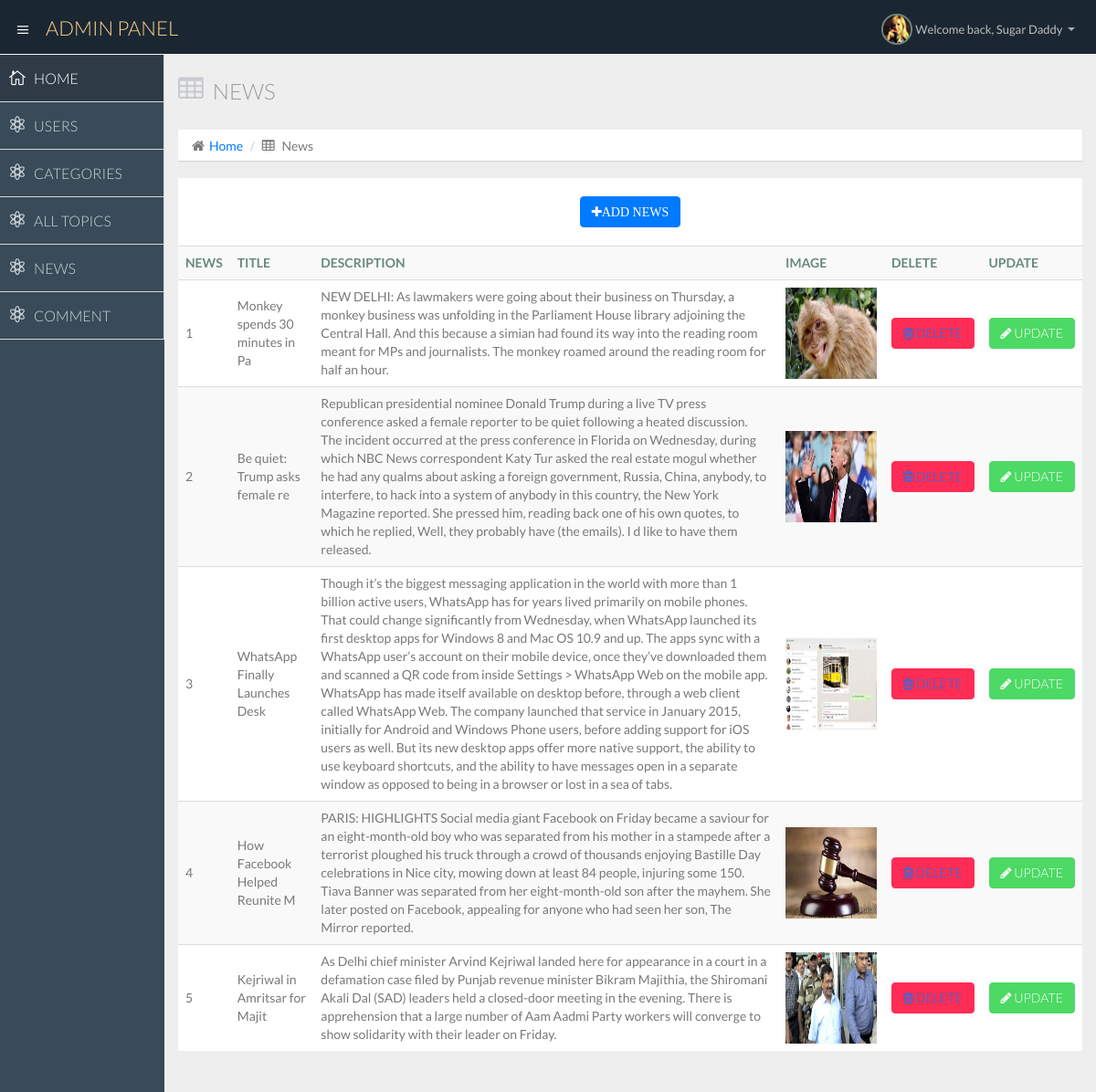
Screenshot of /admin/news.php (signed in) with the database file from the repository.
### tables this page shows
CREATE TABLE `tbl_news` (
  `news_id` int(11) NOT NULL,
  `news_title` varchar(30) NOT NULL,
  `news_description` text NOT NULL,
  `news_image` text NOT NULL,
  `news_addedon` date NOT NULL
);

### admin/news.php (the view, shortened to what this page needs)
<?php
if($_SESSION['login']==true)
{?>
<!DOCTYPE html>
<html lang="en">
  <head>
    <link href="css/bootstrap.min.css" rel="stylesheet">
    <link href="css/bootstrap-theme.css" rel="stylesheet">
    <link href="css/elegant-icons-style.css" rel="stylesheet" />
    <link href="css/font-awesome.min.css" rel="stylesheet" />
    <link href="css/style.css" rel="stylesheet">
    <link href="css/style-responsive.css" rel="stylesheet" />
  </head>
  <body>
  <section id="container" class="">
  <?php include "header.php"; ?>
      <aside>
          <div id="sidebar"  class="nav-collapse ">
              <ul class="sidebar-menu">
                  <li class="active">
                      <a class="" href="home.php">
                          <i class="icon_house_alt"></i>
                          <span>HOME</span>
                      </a>
                  </li>
				    <li>
                      <a class="" href="user.php">
                          <i class="icon_genius"></i>
                          <span>  USERS </span>
                      </a>
                  </li>
				  	    <li>
                      <a class="" href="category.php">
                          <i class="icon_genius"></i>
                          <span>CATEGORIES</span>
                      </a>
                  </li>
				   <li>
                      <a class="" href="topics.php">
                          <i class="icon_genius"></i>
                          <span>ALL TOPICS</span>
                      </a>
                  </li>
				   <li>
                      <a class="" href="news.php">
                          <i class="icon_genius"></i>
                          <span>NEWS</span>
                      </a>
                  </li>
                  <li>
                      <a class="" href="comment.php">
                          <i class="icon_genius"></i>
                          <span>COMMENT</span>
                      </a>
                  </li>
              </ul>
          </div>
      </aside>
  <?php
	include "connection.php";
$r="select * from tbl_news";
$rs=mysqli_query($conn ,$r);
?>
      <section id="main-content">
          <section class="wrapper">
		  <div class="row">
				<div class="col-lg-12">
			<h3 class="page-header"><i class="fa fa-table"></i> NEWS</h3>
					<ol class="breadcrumb">
						<li><i class="fa fa-home"></i><a href="home.php">Home</a></li>
						<li><i class="fa fa-table"></i> News </li>
					</ol>
				</div>
			</div>
	   <div class="row">
                  <div class="col-lg-12">
                      <section class="panel">
?> <br>
<center><a href="addnews.php"> <button type="submit" class="btn btn-primary"><i class="fa fa-plus">ADD NEWS </i></button></a></center> <br>
	   <table class="table table-striped table-advance table-hover">
                           <tbody>
                              <tr>
								<th> NEWS </th>
								<th> TITLE</th>
								<th>  DESCRIPTION</th>
								<th>  IMAGE</th>
								<th> DELETE</th>
								<th>UPDATE </th>
							</tr>
 <?php
while($row=mysqli_fetch_assoc($rs))
		{
		?>
		<tr>
		                 <td> <?php echo $row['news_id']; ?> </td>
						  <td> <?php echo $row['news_title']; ?>  </td>
						  <td> <?php echo $row['news_description']; ?>  </td>
						  <td> <img src="<?php echo $row['news_image']; ?>" width="100px" height="100px"/>  </td>
						 <td> <a href="deletenews.php?id= <?php echo $row['news_id'];?>" >   <button class="btn btn-danger"> <i class="fa fa-trash-o"> </i> DELETE </a> </button></td>
						 <td> <a href="updatenews.php?id= <?php echo $row['news_id'];?>" > <button class="btn btn-success"> <i class="fa fa-pencil"> </i> UPDATE </button></a> </td>
		 </tr>
		 <?php
		}
 ?>
                          </tbody>
                        </table>
                      </section>
                  </div>
              </div>
          </section>
      </section>
  </section>
  </body>
</html>
<?php
}
else {
	header("location:index.php?msg=login");
}

### rows the page displays
tbl_news: news_id "1", news_title "Monkey spends 30 minutes in Pa", news_description "NEW DELHI: As lawmakers were going about their business on Thursday, a monkey business was unfolding in the Parliament House library adjoining the Central Hall. And this because a simian had found its way into the reading room meant for MPs and journalists. The monkey roamed around the reading room for half an hour.", news_image (picture)
tbl_news: news_id "2", news_title "Be quiet: Trump asks female re", news_description "Republican presidential nominee Donald Trump during a live TV press conference asked a female reporter to be quiet following a heated discussion. The incident occurred at the press conference in Florida on Wednesday, during which NBC News correspondent Katy Tur asked the real estate mogul whether he had any qualms about asking a foreign government, Russia, China, anybody, to interfere, to hack into a system of anybody in this country, the New York Magazine reported. She pressed him, reading back one of his own quotes, to which he replied, Well, they probably have (the emails). I d like to have them released.", news_image (picture)
tbl_news: news_id "3", news_title "WhatsApp Finally Launches Desk", news_description "Though it’s the biggest messaging application in the world with more than 1 billion active users, WhatsApp has for years lived primarily on mobile phones. That could change significantly from Wednesday, when WhatsApp launched its first desktop apps for Windows 8 and Mac OS 10.9 and up. The apps sync with a WhatsApp user’s account on their mobile device, once they’ve downloaded them and scanned a QR code from inside Settings > WhatsApp Web on the mobile app. WhatsApp has made itself available on desktop before, through a web client called WhatsApp Web. The company launched that service in January 2015, initially for Android and Windows Phone users, before adding support for iOS users as…", news_image (picture)
tbl_news: news_id "4", news_title "How Facebook Helped Reunite M", news_description "PARIS: HIGHLIGHTS Social media giant Facebook on Friday became a saviour for an eight-month-old boy who was separated from his mother in a stampede after a terrorist ploughed his truck through a crowd of thousands enjoying Bastille Day celebrations in Nice city, mowing down at least 84 people, injuring some 150. Tiava Banner was separated from her eight-month-old son after the mayhem. She later posted on Facebook, appealing for anyone who had seen her son, The Mirror reported.", news_image (picture)
tbl_news: news_id "5", news_title "Kejriwal in Amritsar for Majit", news_description "As Delhi chief minister Arvind Kejriwal landed here for appearance in a court in a defamation case filed by Punjab revenue minister Bikram Majithia, the Shiromani Akali Dal (SAD) leaders held a closed-door meeting in the evening. There is apprehension that a large number of Aam Aadmi Party workers will converge to show solidarity with their leader on Friday.", news_image (picture)
